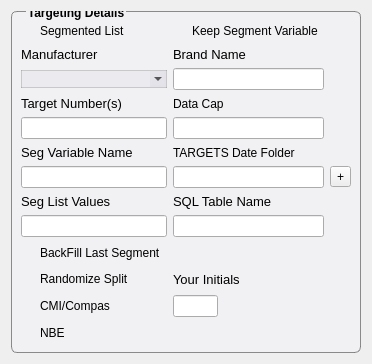
      <widget class="QWidget" name="targetingTab">
       <attribute name="title">
        <string>Targeting</string>
       </attribute>
       <layout class="QHBoxLayout" name="horizontalLayout_2">
        <item>
         <widget class="QGroupBox" name="groupBox">
          <property name="styleSheet">
           <string notr="true">QGroupBox {
font-weight: bold;
border: 1.4px solid rgb(110, 110, 110, 200);
border-radius: 6px;
background: rgb(248, 248, 255, 70);
margin-top: 0.5em;
}
QComboBox {
background-color: rgb(88, 44, 131, 10);
border: 1.4px solid rgb(110, 110, 110, 70);
}
QGroupBox::title {
top: -5px;
left: 15px
}

QLabel {
background: rgb(248, 248, 255, 0);
}

QCheckBox {
background: rgb(248, 248, 255, 0);
}</string>
          </property>
          <property name="title">
           <string>Targeting Details</string>
          </property>
          <layout class="QGridLayout" name="gridLayout_2">
           <item row="8" column="1">
            <widget class="QLineEdit" name="postgresTable_line_edit_2">
             <property name="text">
              <string/>
             </property>
            </widget>
           </item>
           <item row="4" column="0">
            <widget class="QLineEdit" name="targetNumber_line_edit">
             <property name="text">
              <string/>
             </property>
            </widget>
           </item>
           <item row="0" column="0">
            <widget class="QCheckBox" name="segmentList_checkBox">
             <property name="text">
              <string>Segmented List</string>
             </property>
            </widget>
           </item>
           <item row="1" column="1">
            <widget class="QLabel" name="label_15">
             <property name="font">
              <font>
               <pointsize>10</pointsize>
              </font>
             </property>
             <property name="text">
              <string>Brand Name</string>
             </property>
            </widget>
           </item>
           <item row="2" column="1">
            <widget class="QLineEdit" name="brandName_line_edit_2">
             <property name="text">
              <string/>
             </property>
            </widget>
           </item>
           <item row="1" column="0">
            <widget class="QLabel" name="label_37">
             <property name="font">
              <font>
               <pointsize>10</pointsize>
              </font>
             </property>
             <property name="text">
              <string>Manufacturer</string>
             </property>
            </widget>
           </item>
           <item row="0" column="1">
            <widget class="QCheckBox" name="keepSeg_checkBox">
             <property name="text">
              <string>Keep Segment Variable</string>
             </property>
            </widget>
           </item>
           <item row="6" column="0">
            <widget class="QLineEdit" name="segVariable_lineEdit"/>
           </item>
           <item row="5" column="0">
            <widget class="QLabel" name="label_16">
             <property name="font">
              <font>
               <pointsize>10</pointsize>
              </font>
             </property>
             <property name="text">
              <string>Seg Variable Name</string>
             </property>
            </widget>
           </item>
           <item row="7" column="0">
            <widget class="QLabel" name="label_19">
             <property name="font">
              <font>
               <pointsize>10</pointsize>
              </font>
             </property>
             <property name="text">
              <string>Seg List Values</string>
             </property>
            </widget>
           </item>
           <item row="2" column="0">
            <widget class="QComboBox" name="targetManuName_comboBox">
             <property name="frame">
              <bool>true</bool>
             </property>
             <item>
              <property name="text">
               <string/>
              </property>
             </item>
             <item>
              <property name="text">
               <string>AbbVie</string>
              </property>
             </item>
             <item>
              <property name="text">
               <string>Alkermes</string>
              </property>
             </item>
             <item>
              <property name="text">
               <string>AMAG</string>
              </property>
             </item>
             <item>
              <property name="text">
               <string>Amarin</string>
              </property>
             </item>
             <item>
              <property name="text">
               <string>Amgen</string>
              </property>
             </item>
             <item>
              <property name="text">
               <string>Astellas</string>
              </property>
             </item>
             <item>
              <property name="text">
               <string>AstraZeneca</string>
              </property>
             </item>
             <item>
              <property name="text">
               <string>Biogen</string>
              </property>
             </item>
             <item>
              <property name="text">
               <string>BioProducts</string>
              </property>
             </item>
             <item>
              <property name="text">
               <string>Boehringer</string>
              </property>
             </item>
             <item>
              <property name="text">
               <string>Boston Scientific</string>
              </property>
             </item>
             <item>
              <property name="text">
               <string>Celgene</string>
              </property>
             </item>
             <item>
              <property name="text">
               <string>Clovis</string>
              </property>
             </item>
             <item>
              <property name="text">
               <string>Collegium</string>
              </property>
             </item>
             <item>
              <property name="text">
               <string>Cutis</string>
              </property>
             </item>
             <item>
              <property name="text">
               <string>Daiichi</string>
              </property>
             </item>
             <item>
              <property name="text">
               <string>Eisai</string>
              </property>
             </item>
             <item>
              <property name="text">
               <string>Genentech</string>
              </property>
             </item>
             <item>
              <property name="text">
               <string>Gilead</string>
              </property>
             </item>
             <item>
              <property name="text">
               <string>GSK</string>
              </property>
             </item>
             <item>
              <property name="text">
               <string>Ipsen</string>
              </property>
             </item>
             <item>
              <property name="text">
               <string>Janssen</string>
              </property>
             </item>
             <item>
              <property name="text">
               <string>L-Nutra</string>
              </property>
             </item>
             <item>
              <property name="text">
               <string>Lilly</string>
              </property>
             </item>
             <item>
              <property name="text">
               <string>Mannkind</string>
              </property>
             </item>
             <item>
              <property name="text">
               <string>McNeil</string>
              </property>
             </item>
             <item>
              <property name="text">
               <string>Medicure</string>
              </property>
             </item>
             <item>
              <property name="text">
               <string>Merck</string>
              </property>
             </item>
             <item>
              <property name="text">
               <string>Novartis</string>
              </property>
             </item>
             <item>
              <property name="text">
               <string>NovoNordisk</string>
              </property>
             </item>
             <item>
              <property name="text">
               <string>Otsuka</string>
              </property>
             </item>
             <item>
              <property name="text">
               <string>Pfizer</string>
              </property>
             </item>
             <item>
              <property name="text">
               <string>Portola</string>
              </property>
             </item>
             <item>
              <property name="text">
               <string>Sanofi-Aventis</string>
              </property>
             </item>
             <item>
              <property name="text">
               <string>Sanofi Biosurgery</string>
              </property>
             </item>
             <item>
              <property name="text">
               <string>Sunovion</string>
              </property>
             </item>
             <item>
              <property name="text">
               <string>Supernus</string>
              </property>
             </item>
             <item>
              <property name="text">
               <string>Takeda</string>
              </property>
             </item>
             <item>
              <property name="text">
               <string>Valeant</string>
              </property>
             </item>
             <item>
              <property name="text">
               <string>Veracyte</string>
              </property>
             </item>
             <item>
              <property name="text">
               <string>Verastem</string>
              </property>
             </item>
             <item>
              <property name="text">
               <string>ViiV</string>
              </property>
             </item>
            </widget>
           </item>
           <item row="8" column="0">
            <widget class="QLineEdit" name="segValues_lineEdit"/>
           </item>
           <item row="10" column="1">
            <widget class="QLabel" name="targetTableName">
             <property name="text">
              <string/>
             </property>
            </widget>
           </item>
           <item row="5" column="1">
            <widget class="QLabel" name="label">
             <property name="text">
              <string>TARGETS Date Folder</string>
             </property>
            </widget>
           </item>
           <item row="4" column="1">
            <widget class="QLineEdit" name="dataCap_lineEdit"/>
           </item>
           <item row="6" column="1">
            <widget class="QLineEdit" name="date_lineEdit"/>
           </item>
           <item row="3" column="1">
            <widget class="QLabel" name="label_28">
             <property name="text">
              <string>Data Cap</string>
             </property>
            </widget>
           </item>
           <item row="7" column="1">
            <widget class="QLabel" name="label_36">
             <property name="font">
              <font>
               <pointsize>10</pointsize>
              </font>
             </property>
             <property name="text">
              <string>SQL Table Name</string>
             </property>
            </widget>
           </item>
           <item row="6" column="2">
            <widget class="QToolButton" name="dateButton">
             <property name="text">
              <string>+</string>
             </property>
             <property name="toolButtonStyle">
              <enum>Qt::ToolButtonIconOnly</enum>
             </property>
            </widget>
           </item>
           <item row="10" column="0">
            <widget class="QCheckBox" name="backFill_checkBox">
             <property name="text">
              <string>BackFill Last Segment</string>
             </property>
            </widget>
           </item>
           <item row="3" column="0">
            <widget class="QLabel" name="label_38">
             <property name="font">
              <font>
               <pointsize>10</pointsize>
              </font>
             </property>
             <property name="text">
              <string>Target Number(s)</string>
             </property>
            </widget>
           </item>
           <item row="21" column="0">
            <widget class="QCheckBox" name="randomSplit_checkBox">
             <property name="text">
              <string>Randomize Split</string>
             </property>
            </widget>
           </item>
           <item row="22" column="0">
            <widget class="QCheckBox" name="cmi_compass_checkBox">
             <property name="text">
              <string>CMI/Compas</string>
             </property>
            </widget>
           </item>
           <item row="23" column="0">
            <widget class="QCheckBox" name="nbe_checkBox">
             <property name="text">
              <string>NBE</string>
             </property>
            </widget>
           </item>
           <item row="21" column="1">
            <widget class="QLabel" name="label_18">
             <property name="font">
              <font>
               <pointsize>10</pointsize>
              </font>
             </property>
             <property name="text">
              <string>Your Initials</string>
             </property>
            </widget>
           </item>
           <item row="22" column="1">
            <widget class="QLineEdit" name="myInit_line_edit_2">
             <property name="maximumSize">
              <size>
               <width>45</width>
               <height>16777215</height>
              </size>
             </property>
             <property name="text">
              <string/>
             </property>
            </widget>
           </item>
          </layout>
         </widget>
        </item>
       </layout>
      </widget>
